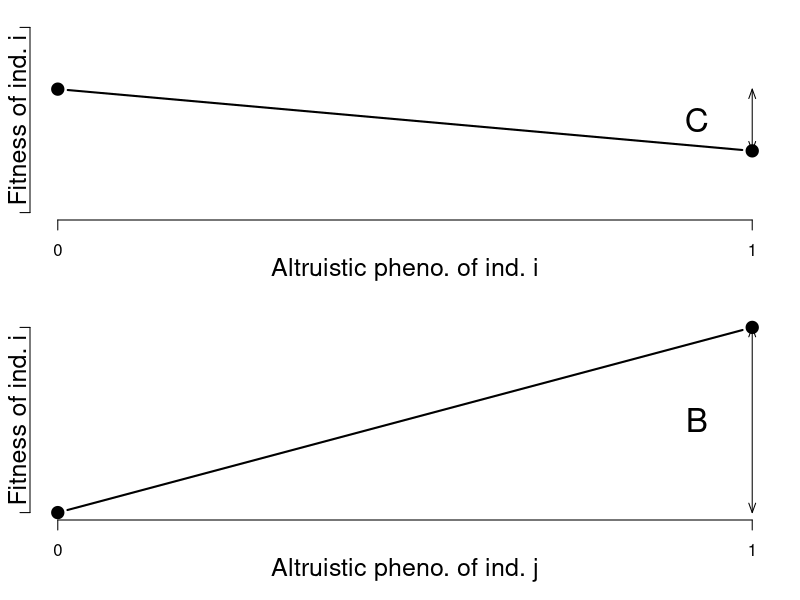

Reproduce this figure in R.

B<-1.5
C<-0.5
my.range<-c(-B/2,B/2)
offset<-0

layout((1:2))
par(mar=c(4,1.5,1,1))
#plot(c(0,1),c(-B/2,B/2),type="b",pch=19,xlim=range(0,offset+1),ylim=c(-C,C),axes=FALSE)

plot(c(0,1),c(C/2,-C/2),pch=19,ylim=my.range,axes=FALSE,cex=1.5,xlab="",ylab="",type="b",lwd=2) #xlim=range(0,offset+1)
arrows(x0=1,y0=C/2,y1=-C/2,angle=20,length=0.1,code=3)
text(x=0.92,y=0,"C",cex=2)
axis(side=1,at=0:1,label=0:1)
mtext("Altruistic pheno. of ind. i",side=1,line=2,cex=1.5)
mtext("Fitness of ind. i",side=2,line=0,cex=1.5)
axis(side=2,at=my.range,lab=rep("",2))


plot(offset+c(0,1),c(-B/2,B/2),ylim=my.range,pch=19,axes=FALSE,cex=1.5,xlab="",ylab="",type="b",lwd=2)
arrows(x0=1,y0=-B/2,y1=B/2,angle=20,length=0.1,code=3)
text(x=0.92,y=0,"B",cex=2)
axis(side=1,at=0:1,label=0:1)
mtext("Altruistic pheno. of ind. j",side=1,line=2,cex=1.5)
mtext("Fitness of ind. i",side=2,line=0,cex=1.5)
axis(side=2,at=my.range,lab=rep("",2))

dev.copy2pdf(file="~/Dropbox/Courses/Popgen_teaching_Notes/figures/Response_to_sel/Hamiltons_rule_B_C.pdf")
